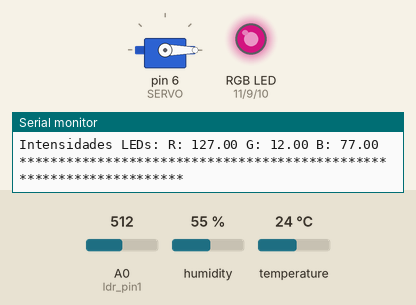
The sketch below on a simulated Arduino Uno, built with avr-gcc and run on an emulated ATmega328P. Parts: servo, an RGB LED mixed from three pins (HIGH = lit), the last lines printed to the serial monitor. Inputs (shaded band) come from the test bench; at power-on: temperature 24 °C, A0 (ldr_pin1) = 512, humidity 55 %. Dim RGB values are drawn brighter than linear.

Above: at 3.4 s.
3.5 s: temperature set to 28 °C
At 6.1 s:
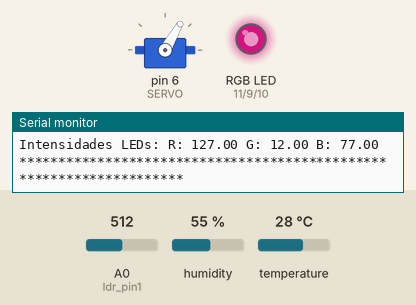
7.0 s: A0 (ldr_pin1) set to 537
At 10.1 s:
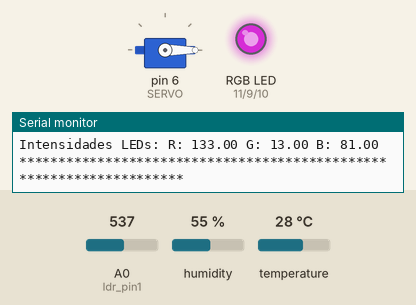
10.5 s: A0 (ldr_pin1) set to 306
At 11.9 s:
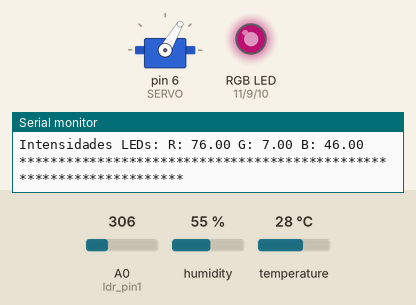
14.0 s: temperature set to 12 °C
At 16.7 s:
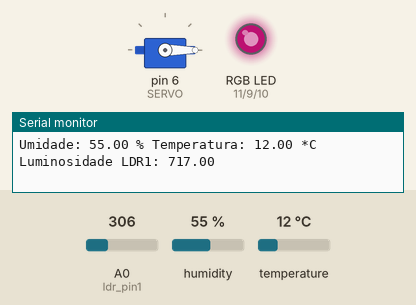
17.5 s: temperature set to 33 °C
At 24.4 s:
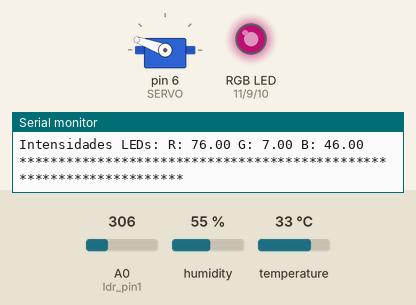
24.6 s: A0 (ldr_pin1) set to 122
At 26.8 s:
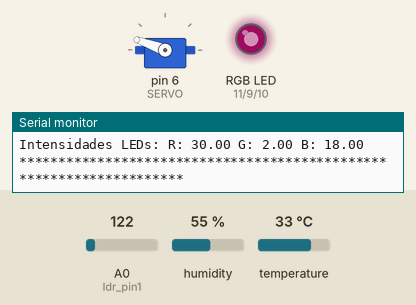
Timing chart, 0 to 28.3 s (numbered marks = the images above; inputs shaded):
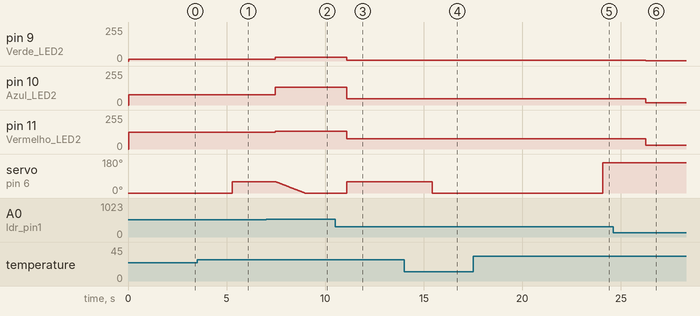

The sketch:

TesteMotor_DHT11_1LDR_LED.ino
```cpp
#include <DHT.h>
#include <Servo.h>

#define SERVO 6 // Porta Digital 6 PWM
#define DHTPIN A2 // pino que estamos conectado
#define DHTTYPE DHT11 // DHT 11
#define ldr_pin1 A0
#define Vermelho_LED2 11
#define Azul_LED2 10
#define Verde_LED2 9
#define Vermelho_LED1 3
#define Azul_LED3 5

DHT dht(DHTPIN, DHTTYPE);
Servo motor; // Variável Servo
int pos; // Posição Servo
//int luminosidade;
//int CondicaoCrescimento=0;
//unsigned long Mes; //Guarda o valor do mes atual para determinar parametros ambientais da estufa de acordo com as estacoes do ano
//unsigned long OffsetMesAtual = 3; //Mes atual ao ligar o microcontrolador

void setup() {
  pinMode(ldr_pin1,INPUT); //ANALÓGICA
  pinMode(Vermelho_LED2, OUTPUT); //DIGITAL PWM
  pinMode(Verde_LED2, OUTPUT); //DIGITAL PWM
  pinMode(Azul_LED2, OUTPUT); //DIGITAL PWM
  //pinMode(Vermelho_LED1, OUTPUT); //DIGITAL PWM
  //pinMode(Azul_LED3, OUTPUT); //DIGITAL PWM
  motor.attach(SERVO); //DIGITAL PWM
  Serial.begin(9600);
  motor.write(0); // Inicia motor posição zero
  dht.begin(); //ANALÓGICA
}

void loop() {

  int posicao_motor=0;
  double luminosidade_ldr1 = ( 1023 - analogRead( ldr_pin1 ));
  float h = dht.readHumidity();
  float t = dht.readTemperature();

  if (isnan(t) || isnan(h))
  {
    Serial.println("Erro ao ler dados do sensor DHT11");
  }
  else
  {
    Serial.print("Umidade: ");
    Serial.print(h);
    Serial.print(" % ");
    Serial.print("Temperatura: ");
    Serial.print(t);
    Serial.println(" *C");
    Serial.print("Luminosidade LDR1: ");
    Serial.println(luminosidade_ldr1);

  }

  if(luminosidade_ldr1 < 500 && t<30)//****CONSIDERAR A HORA DO DIA TBM
  {

    analogWrite(Vermelho_LED2, floor(255.0*(1.0-(luminosidade_ldr1/1023.0))));
    analogWrite(Verde_LED2, floor(55.0*(1.0-(luminosidade_ldr1/1023.0))));
    analogWrite(Azul_LED2, floor(255.0*(1.0-(luminosidade_ldr1/1023.0))));

    //analogWrite(Vermelho_LED1, 255*floor(1.0-(luminosidade_ldr1/1023.0)));
    //analogWrite(Azul_LED3, 255*floor(1.0-(luminosidade_ldr1/1023.0)));

    if(h>80)
    {
      SetarPosicaoEscotilha((h-80)*4.33);
      posicao_motor = (h-80)*4.33;
    }
    else
    {
      SetarPosicaoEscotilha(0);
      posicao_motor = 0;
     }
  }
  else if(luminosidade_ldr1 >= 500 || t>28){
    //DIMINUIR INTENSIDADE LEDS
    analogWrite(Vermelho_LED2, floor(255.0*(1.0-(luminosidade_ldr1/1023.0))));
    analogWrite(Verde_LED2, floor(25.0*(1.0-(luminosidade_ldr1/1023.0))));
    analogWrite(Azul_LED2, floor(155.0*(1.0-(luminosidade_ldr1/1023.0))));

    //analogWrite(Vermelho_LED1, 255*floor(1.0-(luminosidade_ldr1/1023.0)));
    //analogWrite(Azul_LED3, 255*floor(1.0-(luminosidade_ldr1/1023.0)));

    motor.write((t-25)*20);
    SetarPosicaoEscotilha((t-25)*20);
    posicao_motor = (t-25)*20;
    }

  Serial.print("Posicao escotilha: ");
  Serial.println(posicao_motor);
  Serial.print("Intensidades LEDs: R: ");
  Serial.print(floor(255.0*(1.0-(luminosidade_ldr1/1023.0))));
  Serial.print(" G: ");
  Serial.print(floor(25.0*(1.0-(luminosidade_ldr1/1023.0))));
  Serial.print(" B: ");
  Serial.println(floor(155.0*(1.0-(luminosidade_ldr1/1023.0))));
  Serial.println("********************************************************************");
  delay(2000);

}

/*void DeterminarMesAtual(){
  unsigned long MilisegDesdeInicio;
  unsigned long MilisegMes = 2628000000; //30.416*24*60*60*1000 --> Média de dias de um mês = 365/12 (30.416)
  MilisegDesdeInicio = millis(); // Função da biblioteca padrão
  Mes = (MilisegDesdeInicio/MilisegMes)+1+OffsetMesAtual; //Atualiza o valor da variável global que guarda o valor do mes atual
}*/

void SetarPosicaoEscotilha(int abertura){
  // abertura --> valor em GRAUS da abertura desejada (-90 a 90 graus)

  int posicaoAtual = motor.read();
  //Serial.print("Posicao atual");
  //Serial.println(posicaoAtual);


  if(posicaoAtual < abertura ){ // abrir escotilha até que a abertura seja = 'abertura'
    for(pos = posicaoAtual; pos < abertura; pos++)
    {
      motor.write(pos);
      delay(25);// Movimenta a cada 25 ms --> abertura gradual
    }
  }
  else if (posicaoAtual > abertura){ // fechar escotilha até que a abertura seja = 'abertura'
    for(pos = posicaoAtual; pos >= abertura; pos--)
    {
      motor.write(pos);
      delay(25); // Movimenta a cada 25 ms --> fechamento gradual
    }
  }
 }


 /*float* RetornaParametrosDHT(){

  float t = dht.readTemperature(); // Temperatura em C
  float h = dht.readHumidity(); // Umidade

  if (isnan(h) || isnan(t)) {
    Serial.println("Erro ao ler dados do sensor DHT no pino " + DHTPIN);
    static float Parametros[3] = {-1.0,-1.0,-1.0};
    return Parametros;
  }

  float hic = dht.computeHeatIndex(t, h, false);

  static float Parametros[3] = {t,h,hic};
  return Parametros;
 }*/

  /*int RetornaCondicoesLuminosidade(byte Pino){ // Ex: byte Pino = 0xA0

    luminosidade = analogRead(Pino); // Lê o valor do sensor de luminosidade (analógico) (analog no arduino Uno A0->A5) (lê 10 bits)

    if(luminosidade > 450) { // Luminosidade alta
      Serial.println("Luminosidade ALTA: " + luminosidade);
      return 2;
    }
    else if(luminosidade > 229 && luminosidade < 451) { // Luminosidade normal
      Serial.println("Luminosidade NORMAL: " + luminosidade);
      return 1;
    }
    else { // Luminosidade baixa
      Serial.println("Luminosidade BAIXA: " + luminosidade);
      return 0;
    }
 }*/
```

Measured:
- the behaviour switches between 523 and 524 on A0 (ldr_pin1) (found by bisection; images 1 and 2)
- after the input at 3.5 s, servo on pin 6 (SERVO): 0° → 60° after 1.8 s
- after the input at 7.0 s, pin 9 (Verde_LED2): 12/255 → 28/255 after 0.46 s; pin 10 (Azul_LED2): 77/255 → 133/255 after 0.46 s; pin 11 (Vermelho_LED2): 127/255 → 133/255 after 0.46 s; servo on pin 6 (SERVO): moves from 60° to 0° over 1.5 s, starting after 0.49 s
- after the input at 10.5 s, pin 9 (Verde_LED2): 28/255 → 7/255 after 0.60 s; pin 10 (Azul_LED2): 133/255 → 46/255 after 0.60 s; pin 11 (Vermelho_LED2): 133/255 → 76/255 after 0.60 s; servo on pin 6 (SERVO): 0° → 60° after 0.60 s
- after the input at 14.0 s, servo on pin 6 (SERVO): 60° → 0° after 1.4 s
- after the input at 17.5 s, servo on pin 6 (SERVO): 0° → 160° after 6.6 s
- after the input at 24.6 s, pin 9 (Verde_LED2): 7/255 → 2/255 after 1.7 s; pin 10 (Azul_LED2): 46/255 → 18/255 after 1.7 s; pin 11 (Vermelho_LED2): 76/255 → 30/255 after 1.7 s
